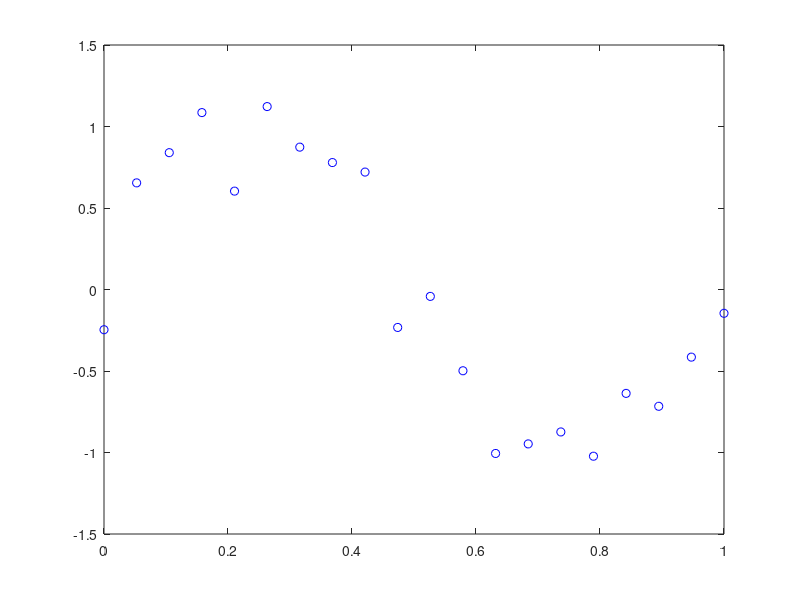

This figure's MATLAB source: (Note: this script raises an error after producing the figure.)
clear; clc
% Generate the matrix of inputs x and targets t.
x = [0:1/19:1]';
ndata = size(x,1);
t = sin(2*pi*x) + 0.2*randn(ndata, 1);
figure(1);
plot(x, t, 'ob');
% Set up network parameters.
nin = 1;
% Number of inputs.
nhidden = 3;
% Number of hidden units.
nout = 1;
% Number of outputs.
outfunction= 'linear'; % outfunction (linear, logistic)
% alpha = 0.01;
% Coefficient of weight-decay prior.
net = mlp(nin, nhidden, nout, outfunction);
% Set up vector of options for the optimiser.
options = zeros(1,18);
options(1) = 1;
% This provides display of error values.
options(9) = 1;
% Check the gradient calculations.
options(14) = 100; 
% Number of training cycles.
% Train using scaled conjugate gradients.
[net, options] = netopt(net, options, x, t, 'scg');
% Plot the trained network predictions.
plotvals = [0:0.01:1]';
y = mlpfwd(net, plotvals);
figure(2);
plot(plotvals, y, 'ob')
